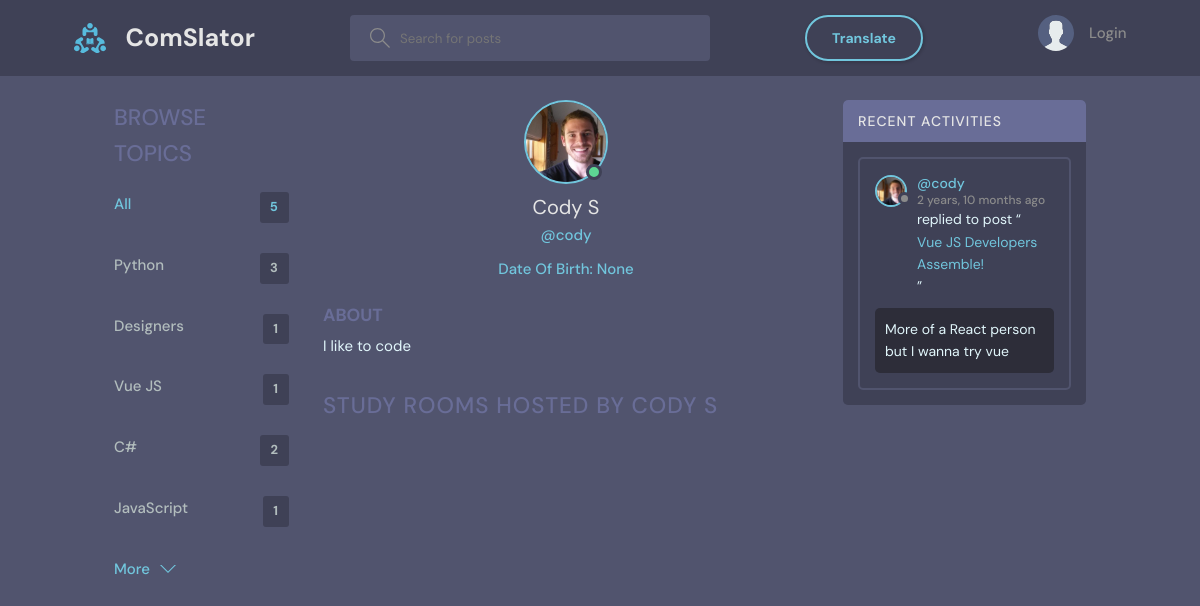
Before: /profile/4/ with the older database file.
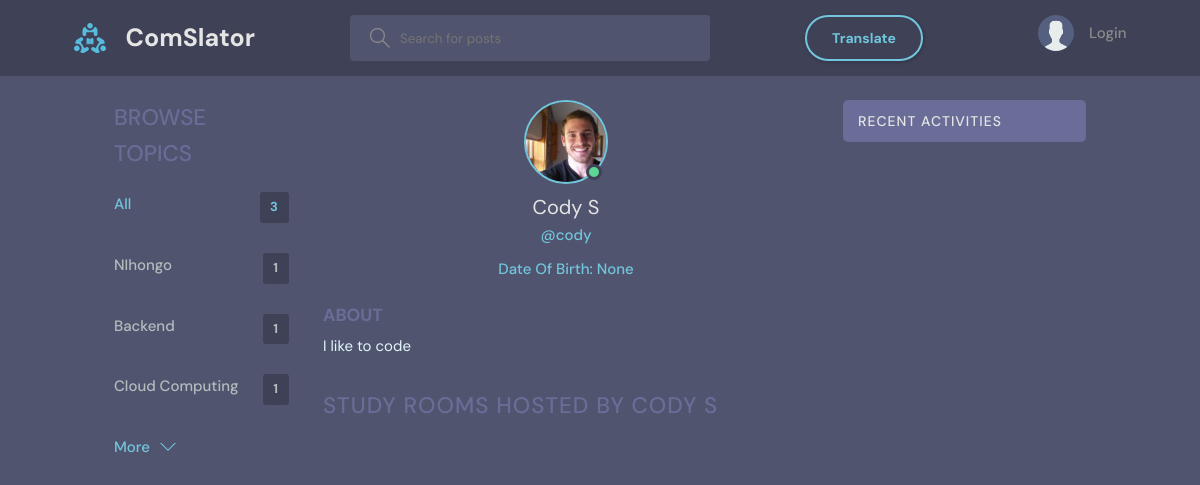
After: the same page with the newer database file.
### base/models.py (models this page shows, shortened)
class Topic(models.Model):
    name = models.CharField(max_length=200)

class User(AbstractBaseUser):
    STATUS = [
        ('online', 'online'),
        ('offline', 'offline'),
    ]
    name = models.CharField(max_length=200, null=True)
    username   = models.CharField(max_length=200, null=True)
    email      = models.EmailField(unique=True, null=True)
    password   = models.CharField(max_length=100)
    birth_date = models.DateField(null=True)
    status     = models.CharField(choices=STATUS, max_length=50, default='offline')
    is_superuser = models.BooleanField(default=False)
    bio = models.TextField(null=True)
    avatar = models.ImageField(null=True, default="avatar.svg")
    timezone = models.CharField(max_length=50, default='UTC')
    USERNAME_FIELD = 'email'
    REQUIRED_FIELDS = ['username', 'password']
    objects = UserManager()

class Message(models.Model):
    user = models.ForeignKey(User, on_delete=models.CASCADE)
    room = models.ForeignKey(Room, on_delete=models.CASCADE)
    body = models.TextField()
    image = models.ImageField(upload_to="", null=True, blank=True)
    translated_body = models.TextField(null=True, blank=True)
    updated = models.DateTimeField(auto_now=True)
    created = models.DateTimeField(auto_now_add=True)
    class Meta:
        ordering = ['-updated', '-created']

class Room(models.Model):
    host = models.ForeignKey(User, on_delete=models.SET_NULL, null=True)
    topic = models.ForeignKey(Topic, on_delete=models.SET_NULL, null=True)
    name = models.CharField(max_length=200)
    description = models.TextField(null=True, blank=True)
    participants = models.ManyToManyField(User, related_name='participants', blank=True)
    call_room_id = models.CharField(max_length=100, unique=True, null=True, blank=True)
    updated = models.DateTimeField(auto_now=True)
    created = models.DateTimeField(auto_now_add=True)
    class Meta:
        ordering = ['-updated', '-created']
    def __str__(self):
        return self.name

### base/views.py (the view)
# urls.py: path('profile/<str:pk>/', views.userProfile, name="user-profile"),
def userProfile(request, pk):
    user = User.objects.get(id=pk)
    rooms = user.room_set.all()
    room_messages = user.message_set.all()
    topics = Topic.objects.all()
    context = {'user': user, 'rooms': rooms,
               'room_messages': room_messages, 'topics': topics}
    return render(request, 'base/profile.html', context)

### base/templates/base/profile.html (shortened to what this page needs)
{% extends 'main.html' %}
{% block content %}
<main class="profile-page layout layout--3">
  <div class="container">
    {% include 'base/topics_component.html' %}
    <div class="roomList">
      <div class="profile">
        <div class="profile__avatar">
          <div class="avatar avatar--large active">
            <img src="{{user.avatar.url}}" />
          </div>
        </div>
        <div class="profile__info">
          <h3>{{user.name}}</h3>
          <p>@{{user.username}}</p>
          <p>Date Of Birth: {{user.birth_date}}</p>
        </div>
        <div class="profile__about">
          <h3>About</h3>
          <p>
            {{user.bio}}
          </p>
        </div>
      </div>
      <div class="roomList__header">
        <div>
          <h2>Study Rooms Hosted by {{user.name}}</a>
          </h2>
        </div>
      </div>
    </div>
    {% include 'base/activity_component.html' %}
  </div>
</main>
{% endblock content %}

### templates/main.html (shortened to what this page needs)
{% load static %}
<!DOCTYPE html>
<html lang="en">
  <head>
    <link rel="stylesheet" href="{% static 'styles/style.css' %}" />
    <link
      rel="stylesheet"
      type="text/css"
      media="screen"
      href="{% static 'styles/style1.css' %}"
    />
    <link
      rel="stylesheet"
      href="https://cdn.jsdelivr.net/npm/bootstrap-icons@1.5.0/font/bootstrap-icons.css"
    />
    <link
      rel="stylesheet"
      href="https://cdnjs.cloudflare.com/ajax/libs/font-awesome/6.0.0-beta3/css/all.min.css"
    />
  </head>
  <body>
    {% include 'navbar.html' %} {% block content %} {% endblock %}
  </body>
</html>

### templates/navbar.html (shortened to what this page needs)
{% load static %}
<header class="header header--loggedIn">
  <div class="container">
    <a href="{% url 'home' %}" class="header__logo">
      <img src="{% static 'images/logo.svg' %}" />
      <h1>ComSlator</h1>
    </a>
    <form class="header__search" method="GET" action="{% url 'home' %}">
      <label>
        <input name="q" placeholder="Search for posts" />
      </label>
    </form>
    <a class="btn btn--pill" type="button" href="{% url 'translate_text' %}">
      Translate
    </a>
    <nav class="header__menu">
      {% if request.user.is_authenticated %}
      <div class="header__user">
        <a href="{% url 'user-profile' request.user.id %}">
          <div class="avatar avatar--medium active">
            <img src="{{request.user.avatar.url}}" />
          </div>
          <p>
            {{request.user.username}} <span>@{{request.user.username}}</span>
          </p>
        </a>
        <button class="dropdown-button">
          <svg
            version="1.1"
            xmlns="http://www.w3.org/2000/svg"
            width="32"
            height="32"
            viewBox="0 0 32 32"
          >
            <title>chevron-down</title>
            <path d="M16 21l-13-13h-3l16 16 16-16h-3l-13 13z"></path>
          </svg>
        </button>
      </div>
      {% else %}
      <a href="{% url 'login' %}">
        <img src="{% static 'images/avatar.svg' %}" />
        <p>Login</p>
      </a>
      {% endif %}
    </nav>
  </div>
</header>

### base/templates/base/topics_component.html
<div class="topics">
    <div class="topics__header">
        <h2>Browse Topics</h2>
    </div>
    <ul class="topics__list">
        <li>
            <a href="{% url 'home' %}" class="active">All <span>{{topics.count}}</span></a>
        </li>
        {% for topic in topics %}
        <li>
            <a href="{% url 'home' %}?q={{topic.name}}">{{topic.name}}<span>{{topic.room_set.all.count}}</span></a>
        </li>
        {% endfor %}
    </ul>
    <a class="btn btn--link" href="{% url 'topics' %}">
        More
        <svg version="1.1" xmlns="http://www.w3.org/2000/svg" width="32" height="32" viewBox="0 0 32 32">
            <title>chevron-down</title>
            <path d="M16 21l-13-13h-3l16 16 16-16h-3l-13 13z"></path>
        </svg>
    </a>
</div>

### base/templates/base/activity_component.html (shortened to what this page needs)
<div class="activities">
    <div class="activities__header">
        <h2>Recent Activities</h2>
    </div>
    {% for message in room_messages %}
    <div class="activities__box">
        <div class="activities__boxHeader roomListRoom__header">
            <a href="{% url 'user-profile' message.user.id %}" class="roomListRoom__author">
                <div class="avatar avatar--small">
                    <img src="{{message.user.avatar.url}}" />
                </div>
                <p>
                    @{{message.user.username}}
                    <span>{{message.created|timesince}} ago</span>
                </p>
            </a>
        </div>
        <div class="activities__boxContent">
            <p>replied to post “<a href="{% url 'room' message.room.id %}">{{message.room}}</a>”</p>
            <div class="activities__boxRoomContent">{{message.body}}</div>
        </div>
    </div>
    {% endfor %}
</div>

### static/styles/style1.css (style rules this page uses)
body { margin: 0; padding: 0; background-color: #51546e; color: #e1f6fb; font-family: "DM Sans", -apple-system, BlinkMacSystemFont, "Segoe UI", Roboto, Oxygen, Ubuntu, Cantarell, "Open Sans", "Helvetica Neue", sans-serif; }
main { width: 1400px; margin: 0 auto; height: 75vh; }
@media screen and (max-width: 1400px) { main { width: 90%; margin: 0 auto; } }

Changed rows visible on the page:
removed Topic: name "Python", room_set.all.count "3"
removed Topic: name "Designers", room_set.all.count "1"
removed Topic: name "Vue JS", room_set.all.count "1"
removed Topic: name "C#", room_set.all.count "2"
removed Topic: name "JavaScript", room_set.all.count "1"
removed Message: user.avatar (picture), user.username "cody", created "2 years, 10 months", room "Vue JS Developers Assemble!", body "More of a React person but I wanna try vue"
added Topic: name "NIhongo", room_set.all.count "1"
added Topic: name "Backend", room_set.all.count "1"
added Topic: name "Cloud Computing", room_set.all.count "1"
Other visible differences:
{{ topics.count }}: "5" → "3"
